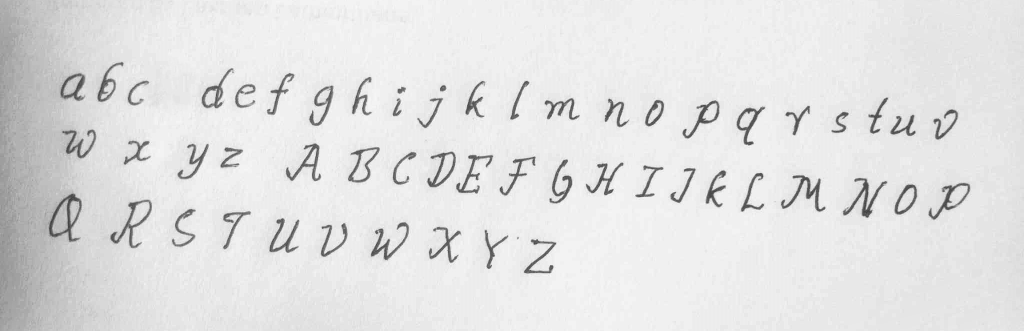
#> input picture backend/good_example.jpg, 2048 x 662 px (shown at 1/2 size)
$ python debug_segmentation.py
#> lines starting #> are read from the running program, lines starting #| are printed output that depends on the picture; after the words box and inside, x2 and y2 are one past the last pixel; in counts of white or black regions, pixels touching at a corner belong together
#> in debug_segment, image is the input picture: shape (662, 2048, 3); min 52, max 255, mean 225.7
### backend/character_segmentation.py
"""
character_segmentation.py
--------------------------
Pure-OpenCV handwriting segmentation — no PaddleOCR / PaddlePaddle needed.

Strategy
--------
1. Sauvola adaptive threshold  → clean binary mask
2. Horizontal projection profile → detect text-row bands (no ML!)
3. Connected-component analysis per row → individual character blobs
4. Dot-merge pass            → join i/j dots with their bodies
5. CCA isolation masking     → clean white-background crops
"""

import cv2
import numpy as np
from skimage.filters import threshold_sauvola


# ── Row-band detection ────────────────────────────────────────────────────────

def _group_into_rows(components, overlap_thresh=0.4):
    """
    Groups character components into rows based on vertical overlap.
    Returns a list of rows, where each row is a list of components.
    """
    if not components:
        return []

    # Sort by Y top
    components.sort(key=lambda c: c["box"][1])

    rows = []
    for comp in components:
        _, y, _, h = comp["box"]
        y_mid = y + h / 2

        # Look for a row that this component overlaps with vertically
        best_row = None
        for row in rows:
            # Check overlap with the first item in the row (representative)
            _, ry, _, rh = row[0]["box"]

            # Simple overlap check: is the midpoint of this char within the row's vertical span?
            if ry <= y_mid <= (ry + rh):
                best_row = row
                break

            # Alternative: check if more than overlap_thresh of the component is within the row
            ov_start = max(y, ry)
            ov_end = min(y + h, ry + rh)
            ov_h = max(0, ov_end - ov_start)
            if ov_h / h > overlap_thresh:
                best_row = row
                break

        if best_row is not None:
            best_row.append(comp)
        else:
            rows.append([comp])

    # Sort each row left-to-right
    for row in rows:
        row.sort(key=lambda c: c["box"][0])

    return rows

def segment_characters(
    image_path: str,
    det_model=None,
    target_dim: int = 1024,
    padding: int = 4,
    sauvola_window: int = 35,  # Increased window for better local contrast
    dot_height_ratio: float = 0.4,
    min_area_threshold: int = 20,
) -> list[np.ndarray]:
    """
    SegmentCharacters using CCA and Blob Grouping.
    1. Binarize.
    2. Find all blobs.
    3. Group blobs into rows.
    4. Merge dots (i, j, !, etc.).
    5. Crop.
    """
#> called with image_path = 'good_example.jpg', target_dim = 1024, padding = 4, sauvola_window = 35, dot_height_ratio = 0.4, min_area_threshold = 20
    image = cv2.imread(image_path)
    if image is None:
        return []

    # ── 1. Resize ─────────────────────────────────────────────────────────────
    h_orig, w_orig = image.shape[:2]
#> h_orig = 662; w_orig = 2048
    scale = target_dim / max(h_orig, w_orig)
#> scale = 0.5
    image = cv2.resize(image, (int(w_orig * scale), int(h_orig * scale)))
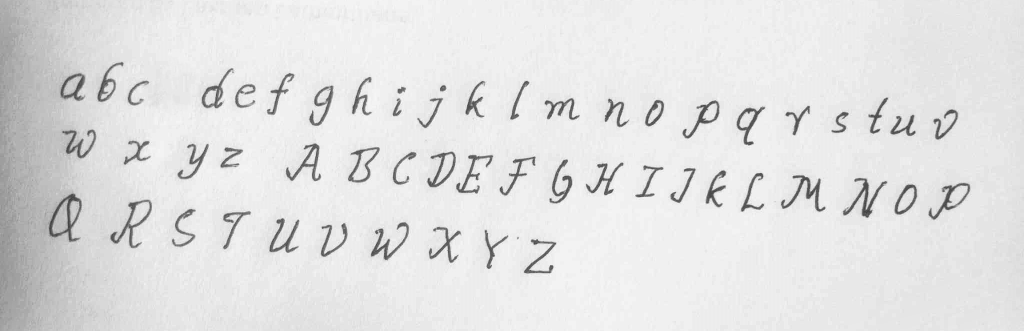
#> image: shape (331, 1024, 3); min 62, max 248, mean 225.8

    # ── 2. Binarize ───────────────────────────────────────────────────────────
    gray = cv2.cvtColor(image, cv2.COLOR_BGR2GRAY)
    # Use a larger window for adaptive thresholding
    thresh_val = threshold_sauvola(gray, window_size=sauvola_window)
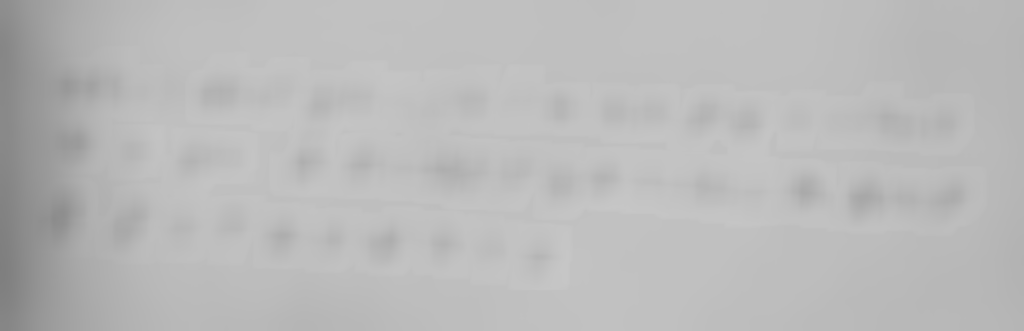
#> thresh_val: shape (331, 1024) float64; min 126.9, max 198.6, mean 186.1
    binary_inv = (gray < thresh_val).astype(np.uint8) * 255
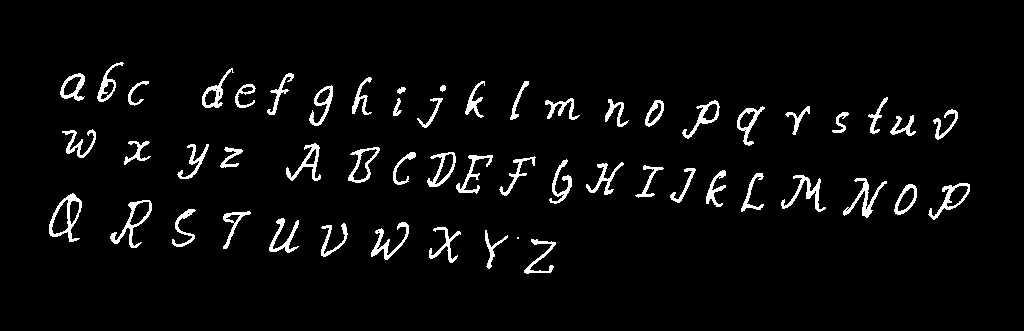
#> binary_inv: shape (331, 1024); 4.2% white; 55 white regions (1 under 20 px), largest, box (x1, y1, x2, y2) and area: (49, 193, 82, 242) 488, (110, 200, 152, 248) 450, (843, 178, 887, 218) 437

    # ── BRIDGE GAPS: Closing to connect thin parts of p, q, i, etc. ────────────
    # This specifically helps when a pen stroke is slightly disconnected
    close_kernel = cv2.getStructuringElement(cv2.MORPH_RECT, (3, 3))
    binary_inv = cv2.morphologyEx(binary_inv, cv2.MORPH_CLOSE, close_kernel)
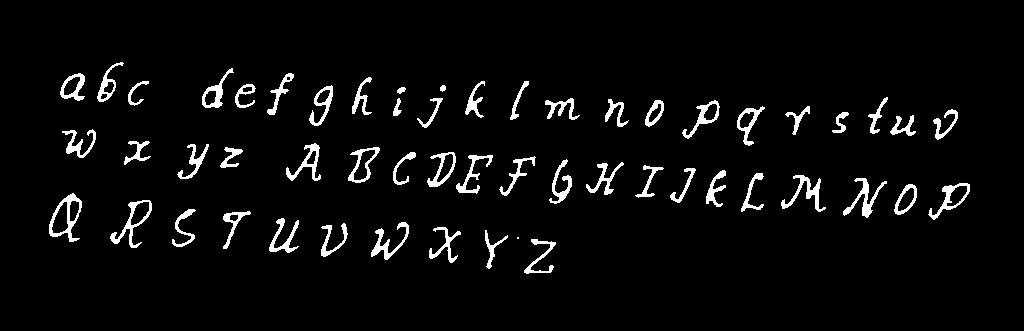
#> binary_inv: shape (331, 1024); 4.3% white; 55 white regions (1 under 20 px), largest, box (x1, y1, x2, y2) and area: (49, 193, 82, 242) 506, (843, 178, 887, 218) 458, (110, 200, 152, 248) 458

    # ── 3. Find All Blobs (CCA) ───────────────────────────────────────────────
    num_labels, labels, stats, centroids = cv2.connectedComponentsWithStats(
        binary_inv, connectivity=8
    )
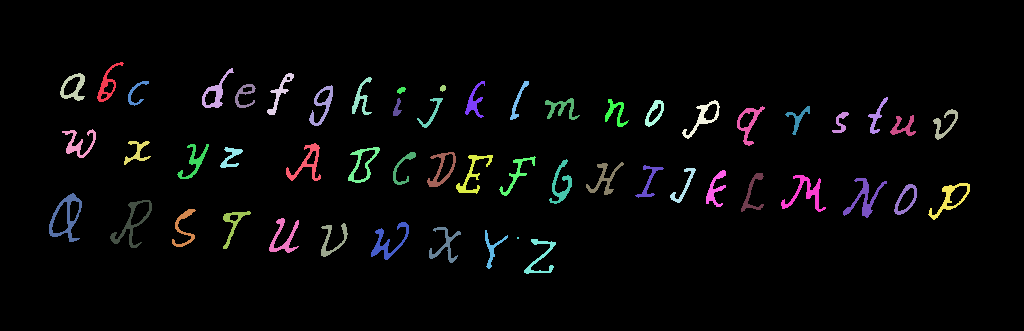
#> labels: shape (331, 1024) int32; 56 distinct labels, from 0 to 55; one colour per label, 0 black
#> num_labels = 56; stats = 56 rows, first 6: [0, 0, 1024, 331, 324308], [97, 62, 27, 40, 281], [202, 68, 32, 40, 338], [60, 73, 25, 28, 301], [267, 73, 27, 42, 269], [352, 77, 20, 38, 252]; centroids = 56 pairs, first value 66.01 to 949.3, second value 84.12 to 256.9

    all_components = []
    for i in range(1, num_labels):
        area = stats[i, cv2.CC_STAT_AREA]
        if area >= min_area_threshold:
            x, y, w, h = stats[i, 0], stats[i, 1], stats[i, 2], stats[i, 3]
            cx, cy = centroids[i]
            all_components.append({
                "id": i,
                "box": (x, y, w, h),
                "center": (cx, cy),
                "area": area,
                "label_ids": [i],
                "merged": False
            })
#> this loop made 55 passes
#> (area, x, y, w, h, cx, cy) on passes 1 to 12: (281, 97, 62, 27, 40, 107, 84.12), (338, 202, 68, 32, 40, 215.7, 92.33), (301, 60, 73, 25, 28, 73.41, 87.16), (269, 267, 73, 27, 42, 279.5, 92.65), (252, 352, 77, 20, 38, 360.9, 98.07), (137, 128, 81, 21, 25, 135.7, 92.72), (247, 465, 81, 20, 37, 474, 101.3), (168, 510, 81, 19, 39, 517.8, 100.5), (192, 235, 84, 21, 24, 244.3, 95.07), (324, 309, 85, 24, 41, 321.8, 104.9), (32, 440, 85, 6, 7, 442.5, 87.81), (42, 397, 87, 9, 7, 400.9, 89.76)
#> after the loop, all_components = 54 items

    # ── 4. Group into Rows ────────────────────────────────────────────────────
    rows = _group_into_rows(all_components)
#> the loop in _group_into_rows, `for comp in components:` made 54 passes
#> (y, h, y_mid) on passes 1 to 12: (62, 40, 82), (68, 40, 88), (73, 28, 87), (73, 42, 94), (77, 38, 96), (81, 25, 93.5), (81, 37, 99.5), (81, 39, 100.5), (84, 24, 96), (85, 41, 105.5), (85, 7, 88.5), (87, 7, 90.5)
#> after the loop in _group_into_rows, `for comp in components:`: rows = 7 items
#> the loop in _group_into_rows, `for row in rows:` made 7 passes
#> rows = 7 items

    character_crops = []

    for row in rows:
        # Sort left-to-right within the row
        row.sort(key=lambda c: c["box"][0])

        # Get row height for merging context
        row_h_values = [c["box"][3] for c in row]
        if not row_h_values: continue
        max_h = max(row_h_values)

        # ── 5. Merge Vertically-Stacked Components (i, j, !, etc.) ────────────
        # Components in a row that are centered over each other should be merged
        temp_chars = row[:]
        changed = True
        while changed:
            changed = False
            for i in range(len(temp_chars)):
                for j in range(i + 1, len(temp_chars)):
                    c1 = temp_chars[i]
                    c2 = temp_chars[j]
                    if c1["merged"] or c2["merged"]: continue

                    x1, y1, w1, h1 = c1["box"]
                    x2, y2, w2, h2 = c2["box"]
                    cx1, cy1 = c1["center"]
                    cx2, cy2 = c2["center"]

                    # Horizontal overlap check
                    overlap_x = max(0, min(x1+w1, x2+w2) - max(x1, x2))
                    min_w = min(w1, w2)

                    # Vertical gap check
                    v_gap = max(0, max(y1, y2) - min(y1+h1, y2+h2))

                    # If they overlap horizontally significantly and are close vertically
                    # Using a very generous vertical gap (80% of row height)
                    if overlap_x > (min_w * 0.5) and v_gap < (max_h * 0.8):
                        # Merge c2 into c1
                        nx, ny = min(x1, x2), min(y1, y2)
                        nw, nh = max(x1+w1, x2+w2)-nx, max(y1+h1, y2+h2)-ny
                        c1["box"] = (nx, ny, nw, nh)
                        c1["label_ids"] += c2["label_ids"]
                        c1["center"] = (nx + nw/2, ny + nh/2)
                        c2["merged"] = True
                        changed = True
                        break
                if changed: break

        # Add unmerged characters to final list
        final_chars = [c for c in temp_chars if not c["merged"]]

        # Re-sort left-to-right
        final_chars.sort(key=lambda c: c["box"][0])

        # ── 6. Crop ───────────────────────────────────────────────────────────
        for char in final_chars:
            x, y, w, h = char["box"]

            # Isolation masking (keeps the crop clean)
            char_mask = np.isin(labels, char["label_ids"])
            isolated = np.full_like(image, 255)
            # Efficient masking
            mask_indices = np.where(char_mask)
            isolated[mask_indices] = image[mask_indices]

            x1, y1 = max(0, x - padding), max(0, y - padding)
            x2, y2 = min(image.shape[1], x + w + padding), min(image.shape[0], y + h + padding)

            crop = isolated[y1:y2, x1:x2]
            if crop.size > 0:
                character_crops.append(crop)
#> this loop made 7 passes
#> (row_h_values, max_h) on passes 1 to 7: ([28, 40, 25, 40, 24, 42, 41, 38, 7, 7, 37, 39], 42), ([18, 30, 22, 28, 27, 39, 40, 29, 21, 37, 21, 31], 40), ([29, 24, 21], 29), ([35, 38, 36, 33, 35, 39, 40, 45, 33, 33], 45), ([35, 37, 39, 37, 40, 31, 37], 40), ([49, 48, 38, 38, 35, 34, 38, 36], 49), ([39, 35], 39)
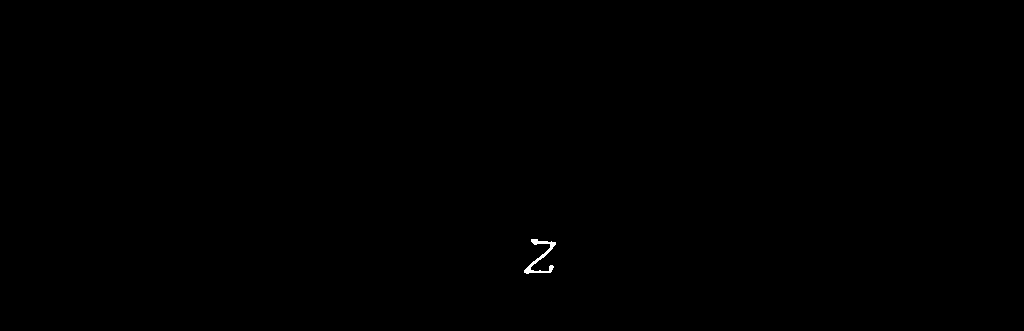
#> char_mask: shape (331, 1024) bool; 0.09% white; 1 white region, box (x1, y1, x2, y2) and area: (524, 239, 556, 274) 294
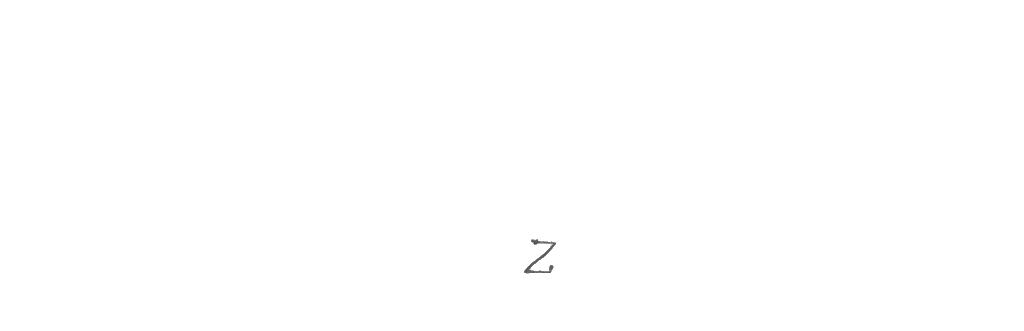
#> isolated: shape (331, 1024, 3); min 74, max 255, mean 254.9
#> after the loop, character_crops = 54 items

    return character_crops

    return character_crops

### backend/debug_segmentation.py
import cv2
import numpy as np
from character_segmentation import segment_characters
from skimage.filters import threshold_sauvola
import os

def debug_segment(image_path):
    print(f"Processing {image_path}...")
    image = cv2.imread(image_path)
    if image is None:
        print("Image not found")
        return

    # 4. Characters
    chars = segment_characters(image_path, None)
#> chars = 54 items
    print(f"Segmented {len(chars)} characters total.")
#| Segmented 54 characters total.

if __name__ == "__main__":
    debug_segment("good_example.jpg")

$ run again, with backend/tmp_sample.png saved as backend/good_example.jpg
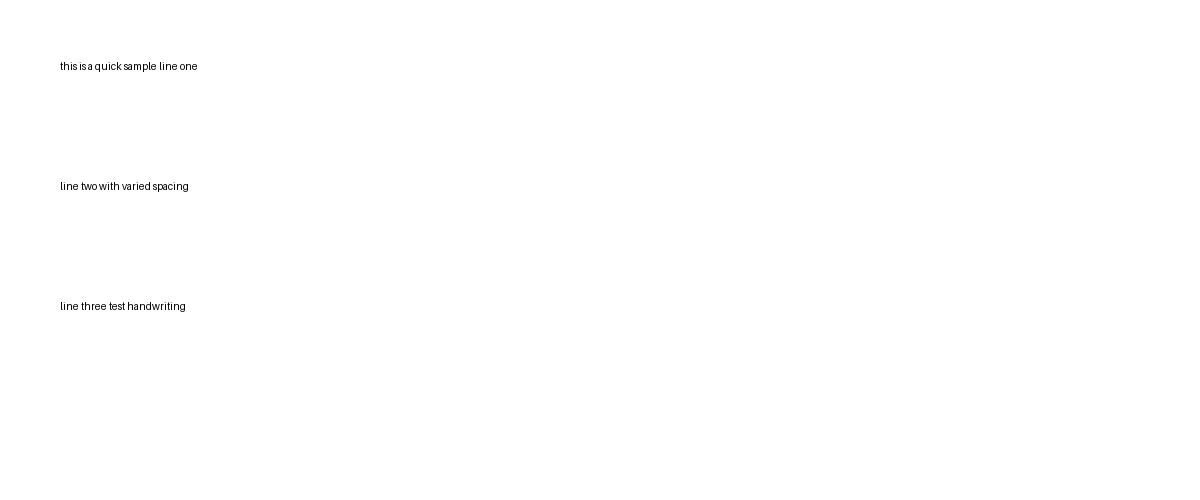
#> input picture backend/tmp_sample.png, 1200 x 500 px
#> in debug_segment, image is the input picture: shape (500, 1200, 3); min 0, max 255, mean 254.6
#> image: shape (426, 1024, 3)
#> in segment_characters, `binary_inv = (gray < thresh_val).astype(np.uint8) * 255`:
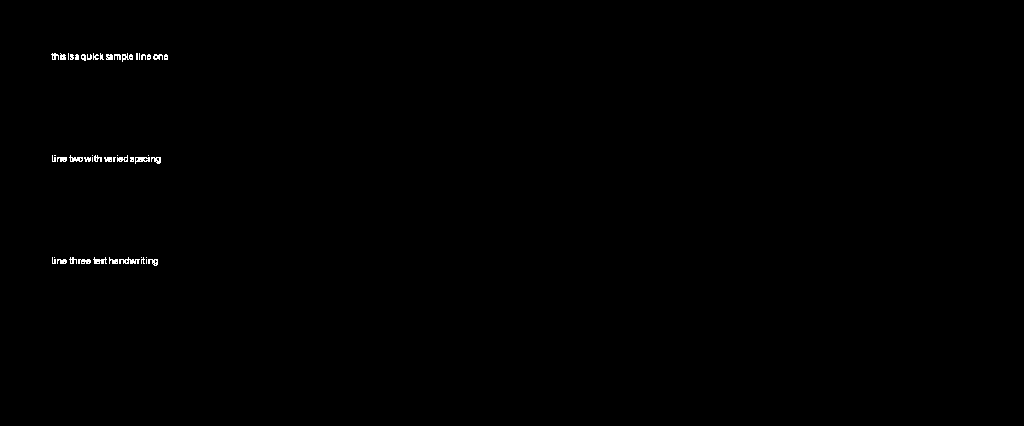
#> binary_inv: shape (426, 1024); 0.28% white in thin lines or dots, all inside (x1, y1, x2, y2) = (51, 53, 168, 266)
#> in segment_characters, `binary_inv = cv2.morphologyEx(binary_inv, cv2.MORPH_CLOSE, close_kernel)`:
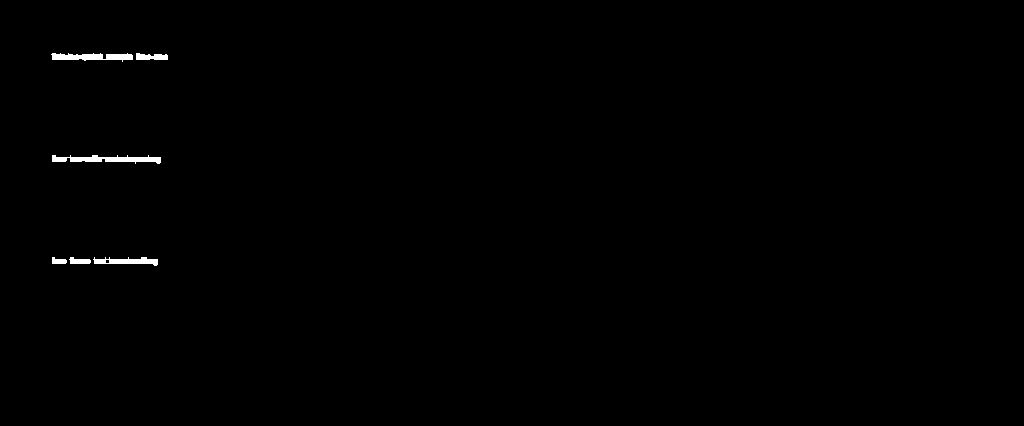
#> binary_inv: shape (426, 1024); 0.4% white; 6 white regions, box (x1, y1, x2, y2) and area: (52, 155, 161, 164) 558, (51, 53, 133, 62) 471, (93, 257, 158, 266) 340, (136, 53, 168, 60) 178, (69, 257, 91, 264) 112, (52, 257, 67, 264) 79
#> labels: shape (426, 1024) int32; 7 distinct labels, from 0 to 6
#> num_labels = 7; stats = [[0, 0, 1024, 426, 434486], [51, 53, 82, 9, 471], [136, 53, 32, 7, 178], [52, 155, 109, 9, 558], [52, 257, 15, 7, 79], [69, 257, 22, 7, 112], [93, 257, 65, 9, 340]]; centroids = [[513.1, 212.7], [91.65, 56.52], [151, 56.54], [107, 158.8], [58.37, 260.7], [79.12, 260.7], [126.8, 260.9]]
#> the loop in segment_characters, `for i in range(1, num_labels):` made 6 passes
#> (area, x, y, w, h, cx, cy) on passes 1 to 6: (471, 51, 53, 82, 9, 91.65, 56.52), (178, 136, 53, 32, 7, 151, 56.54), (558, 52, 155, 109, 9, 107, 158.8), (79, 52, 257, 15, 7, 58.37, 260.7), (112, 69, 257, 22, 7, 79.12, 260.7), (340, 93, 257, 65, 9, 126.8, 260.9)
#> after the loop in segment_characters, `for i in range(1, num_labels):`: all_components = 6 items
#> the loop in _group_into_rows, `for comp in components:` made 6 passes
#> (y, h, y_mid) on passes 1 to 6: (53, 9, 57.5), (53, 7, 56.5), (155, 9, 159.5), (257, 7, 260.5), (257, 7, 260.5), (257, 9, 261.5)
#> after the loop in _group_into_rows, `for comp in components:`: rows = 3 items
#> the loop in _group_into_rows, `for row in rows:` made 3 passes
#> the loop in segment_characters, `for row in rows:` made 3 passes
#> row_h_values on passes 1 to 3: [9, 7], [9], [7, 7, 9]
#> after the loop in segment_characters, `for row in rows:`: character_crops = 6 items
#| Segmented 6 characters total.
